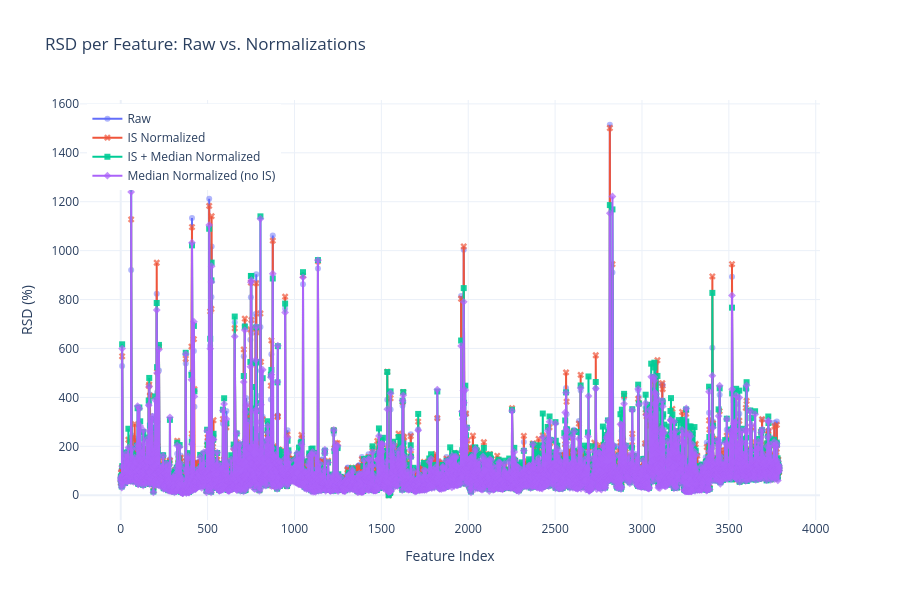

Notebook cell for this chart:
### Markdown cell above
### RSDs comparison (initial plot)

### Code cell
try:
    fig1 = go.Figure()
    fig1.add_trace(go.Scatter(
        y=rsd_raw.values,
        mode='lines+markers',
        name='Raw',
        marker=dict(symbol='circle', opacity=0.5)
    ))
    fig1.add_trace(go.Scatter(
        y=rsd_is.values,
        mode='lines+markers',
        name='IS Normalized',
        marker=dict(symbol='x', opacity=0.7)
    ))
    fig1.add_trace(go.Scatter(
        y=rsd_final.values,
        mode='lines+markers',
        name='IS + Median Normalized',
        marker=dict(symbol='square', opacity=0.9)
    ))
    fig1.add_trace(go.Scatter(
        y=rsd_median_only.values,
        mode='lines+markers',
        name='Median Normalized (no IS)',
        marker=dict(symbol='diamond', opacity=0.7)
    ))
    fig1.update_layout(
        title="RSD per Feature: Raw vs. Normalizations",
        xaxis_title="Feature Index",
        yaxis_title="RSD (%)",
        template="plotly_white",
        legend=dict(x=0.01, y=0.99),
        width=900,
        height=600
    )
    fig1.show()
except Exception as e:
    print(f"ERROR during RSD plotting: {e}")

### Figure 1 — Plotly figure (JSON) as saved in the notebook; plotly's stock layout.template omitted (floating-point values rounded to 4 significant figures; data arrays with more than 128 entries replaced by an {"elided": "..."} marker saying what was removed)
{"data": [{"marker": {"opacity": 0.5, "symbol": "circle"}, "mode": "lines+markers", "name": "Raw", "type": "scatter", "y": {"elided": "3791 float values"}}, {"marker": {"opacity": 0.7, "symbol": "x"}, "mode": "lines+markers", "name": "IS Normalized", "type": "scatter", "y": {"elided": "3791 float values"}}, {"marker": {"opacity": 0.9, "symbol": "square"}, "mode": "lines+markers", "name": "IS + Median Normalized", "type": "scatter", "y": {"elided": "3791 float values"}}, {"marker": {"opacity": 0.7, "symbol": "diamond"}, "mode": "lines+markers", "name": "Median Normalized (no IS)", "type": "scatter", "y": {"elided": "3791 float values"}}], "layout": {"height": 600, "legend": {"x": 0.01, "y": 0.99}, "title": {"text": "RSD per Feature: Raw vs. Normalizations"}, "width": 900, "xaxis": {"title": {"text": "Feature Index"}}, "yaxis": {"title": {"text": "RSD (%)"}}}}
